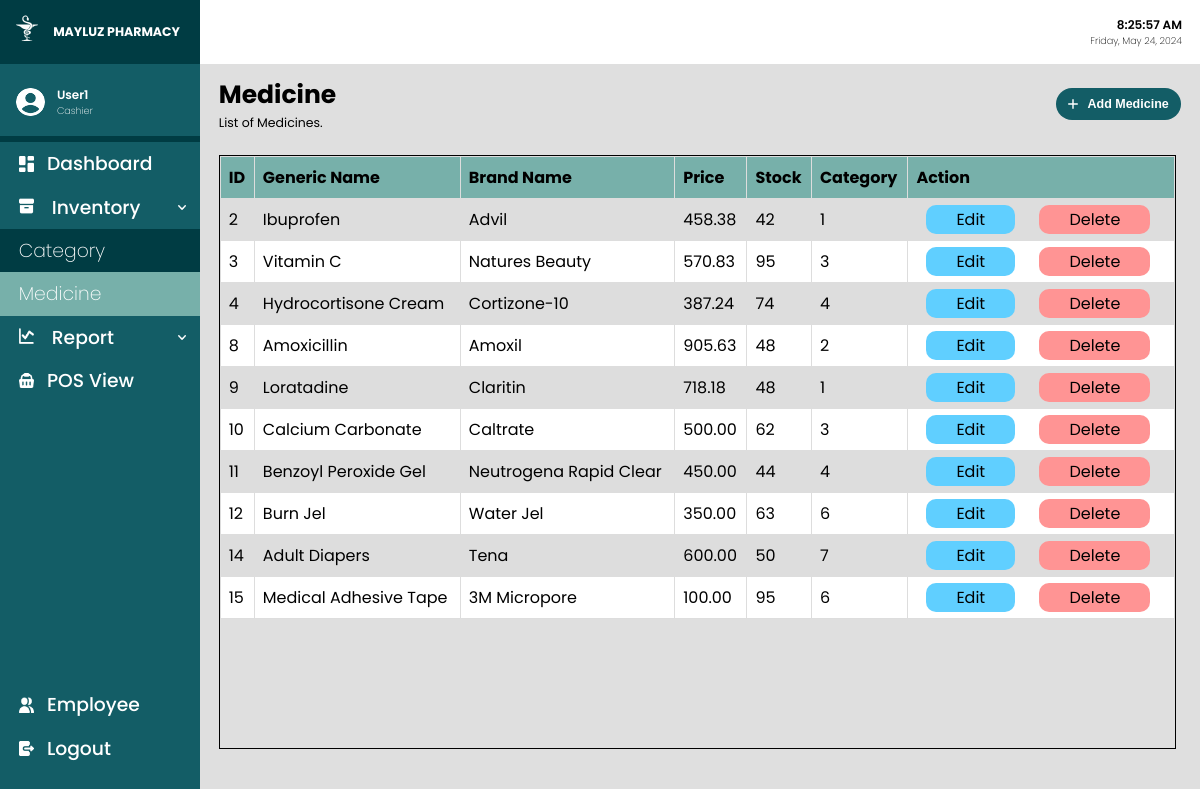
Screenshot of /medicine.php (signed in) with the database file from the repository.
### tables this page shows
CREATE TABLE `medicine` (
  `medicineID` int(10) NOT NULL,
  `genericName` varchar(100) NOT NULL,
  `brandedName` varchar(100) NOT NULL,
  `price` double(100,2) NOT NULL,
  `stock` int(11) NOT NULL,
  `dateAdded` date NOT NULL DEFAULT current_timestamp(),
  `categoryID` int(10) DEFAULT NULL
);

### medicine.php (the view, shortened to what this page needs)
<?php
include('connect.php');
?>
<!DOCTYPE html>
<html lang="en">
<head>
    <link rel="stylesheet" href="css/main.css">
    <link rel="stylesheet" href="css/global.css">
</head>
<body onload="whenActive()">
    <div class="container">
        <?php include('sidebar.php') ?>
        <div class="main">
            <div class="header">
                <div class="timendate">
                    <p class="datime">00:00:00 AM</p>
                    <p class="dadate">Monday, June 12, 2003</p>
                </div>
            </div>
            <div class="content">
                <div class="directory">
                    <div class="directoryinfo">
                        <h1> Medicine </h1>
                        <p> List of Medicines. </p>
                    </div>
                    <div class="addbtn">
                        <button class="addbtn" onclick="addMedicine()"><img src="images/add.svg"> Add Medicine </button>
                    </div>
                </div>
                <div class="subcontent">
                    <div class="contentTable">
                        <table class="rowNumbers">
                            <tr>
                                <th> ID </th>
                                <th> Generic Name </th>
                                <th> Brand Name </th>
                                <th> Price </th>
                                <th> Stock </th>
                                <th> Category </th>
                                <th> Action </th>
                            </tr>
                            <?php
                            $fetchMedicines = "SELECT * FROM medicine";
                            $exec = mysqli_query($conn, $fetchMedicines);
                            while ($rowMed = mysqli_fetch_array($exec)) {
                                echo "<tr>";
                                echo "<td>" . $rowMed['medicineID'] . "</td>";
                                echo "<td>" . $rowMed['genericName'] . "</td>";
                                echo "<td>" . $rowMed['brandedName'] . "</td>";
                                echo "<td>" . $rowMed['price'] . "</td>";
                                if ($rowMed['stock'] <= 0) {
                                    echo "<td style='color:red'> Out of Stock </td>";
                                } else {
                                    echo "<td>" . $rowMed['stock'] . "</td>";
                                }
                                echo "<td>" . $rowMed['categoryID'] . "</td>";
                                echo "<td> <a class='editBtn' href='editMedicine.php?medicineID=$rowMed[0]'>Edit</a>
                                <a class='deltBtn' href='delete.php?medicineID=$rowMed[0]'>Delete</a></td>";
                                echo "</tr>";
                            }
                            ?>
                        </table>
                    </div>
                </div>
            </div>
        </div>
    </div>
</body>
</html>

### css/main.css (style rules this page uses)
.container { display: flex; position: relative; flex-direction: row; width: 100vw; height: 100vh; }
.main { flex-direction: column; background-color: #dfdfdf; width: 100vw; height: 100vh; display: flex; position: relative; }
.header { background-color: #fff; color: black; display: flex; justify-content: space-between; align-items: center; height: 8vh; }
.content { height: 78.06vh; }
.directory { padding-left: 1.5625vw; padding-right: 1.5625vw; padding-top: 0.9895833333333334vw; padding-bottom: 0.9375vw; font-size: 1.0416666666666667vw; display: flex; flex-direction: row; justify-content: space-between; align-items: center; }
.directory .directoryinfo { display: flex; flex-direction: column; }
.directoryinfo h1 { display: flex; flex-direction: row; }
.subcontent { padding-left: 1.5625vw; padding-top: 0.9895833333333334vw; padding-right: 2vw; }
.addbtn { display: flex; flex-direction: row; }
.addbtn button { font-size: 1.0416666666666667vw; font-weight: 600; background-color: #135d66; border: none; padding: 0.78125vw 1.0416666666666667vw; display: flex; align-items: center; border-radius: 1.5625vw; color: white; cursor: pointer; }
.addbtn button img { margin-right: 0.78125vw; width: 0.8291666666666666vw; height: 0.8291666666666666vw; }
.contentTable { overflow-x: hidden; overflow-y: auto; height: 74vh; border: 1px solid black; }
.contentTable table { background-color: white; border-collapse: collapse; width: 100%; }
.contentTable table td, .contentTable table th { padding: 8px; text-align: left; border: 1px solid #dddddd; }
.editBtn, .deltBtn { border-radius: 10px; padding: 3px 30px; margin: 0px 10px; cursor: pointer; border: none; text-decoration: none; color: #000; }
.editBtn { background-color: rgb(96, 207, 255); }
.deltBtn { background-color: rgb(255, 148, 148); }
.contentTable table th { background-color: #77b0aa; position: sticky; top: 0; }
.contentTable table tr:nth-child(even) { background-color: #dddddd; }

### css/global.css (style rules this page uses)
:root { --blackColor: #000; --whiteColor: #fff; --grayColor: #f1f1f1; --darkgrayColor: #d3d3d3; --backgroundColor: #efefef; --inputBGColor: #e3ebf3; --mainColor: #135d66; --secondColor: #003c43; --thirddColor: #77b0aa; --fourthColor: #e3fef7; --borderStyle: #a9a9a9 1px solid; --redColor: #ff5b5b; --blueColor: #4681f4; --darkblueColor: #3c70d8; --greenbtnColor: #33b249; --darkgreenbtnColor: #288f39; }
* { margin: 0; padding: 0; }
body { font-family: "Poppins"; font-style: normal; }
.timendate { display: flex; flex-direction: column; margin-right: 1.5vw; text-align: right; }
.datime { font-size: 1vw; font-weight: 600; }
.dadate { font-size: 0.8vw; font-weight: 200; }

### rows the page displays
medicine: medicineID "2", genericName "Ibuprofen", brandedName "Advil", price "458.38", stock "42", categoryID "1"
medicine: medicineID "3", genericName "Vitamin C", brandedName "Natures Beauty", price "570.83", stock "95", categoryID "3"
medicine: medicineID "4", genericName "Hydrocortisone Cream", brandedName "Cortizone-10", price "387.24", stock "74", categoryID "4"
medicine: medicineID "8", genericName "Amoxicillin", brandedName "Amoxil", price "905.63", stock "48", categoryID "2"
medicine: medicineID "9", genericName "Loratadine", brandedName "Claritin", price "718.18", stock "48", categoryID "1"
medicine: medicineID "10", genericName "Calcium Carbonate", brandedName "Caltrate", price "500.00", stock "62", categoryID "3"
medicine: medicineID "11", genericName "Benzoyl Peroxide Gel", brandedName "Neutrogena Rapid Clear", price "450.00", stock "44", categoryID "4"
medicine: medicineID "12", genericName "Burn Jel", brandedName "Water Jel", price "350.00", stock "63", categoryID "6"
medicine: medicineID "14", genericName "Adult Diapers", brandedName "Tena", price "600.00", stock "50", categoryID "7"
medicine: medicineID "15", genericName "Medical Adhesive Tape", brandedName "3M Micropore", price "100.00", stock "95", categoryID "6"

### other values shown
$_SESSION['user'] "User1"
$_SESSION['position'] "Cashier"
